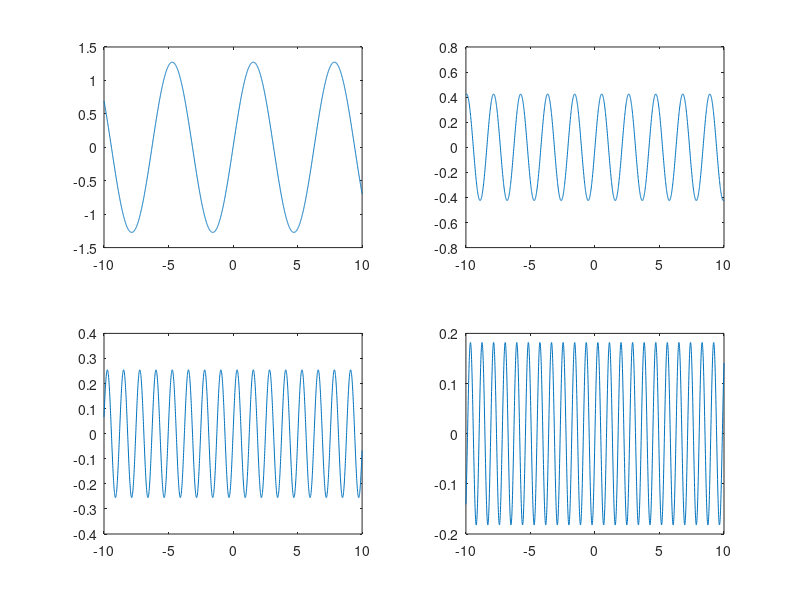
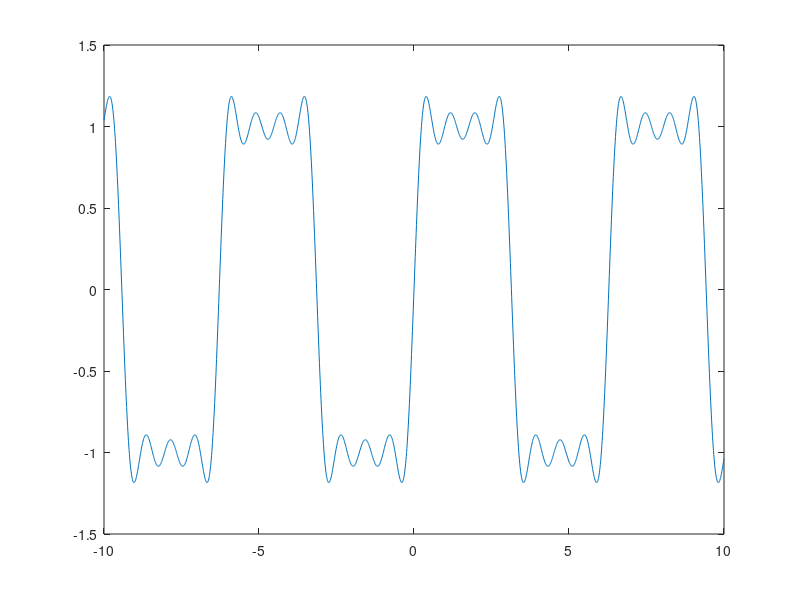

Write MATLAB code to recreate these figures, in order.
clc;
clear all;
t = [-10: 0.01 :10] ;
x1 = (4/pi)*sin(t);
x2 = (4/pi)*(1/3)*sin(3.*t);
x3 = (4/pi)*(1/5)*sin(5.*t);
x4 = (4/pi)*(1/7)*sin(7.*t);
x = x1 + x2 + x3 + x4;

figure
subplot(2,2,1);
plot(t,x1);
subplot(2,2,2);
plot(t,x2);
subplot(2,2,3);
plot(t,x3);
subplot(2,2,4);
plot(t,x4);

figure
plot(t,x);